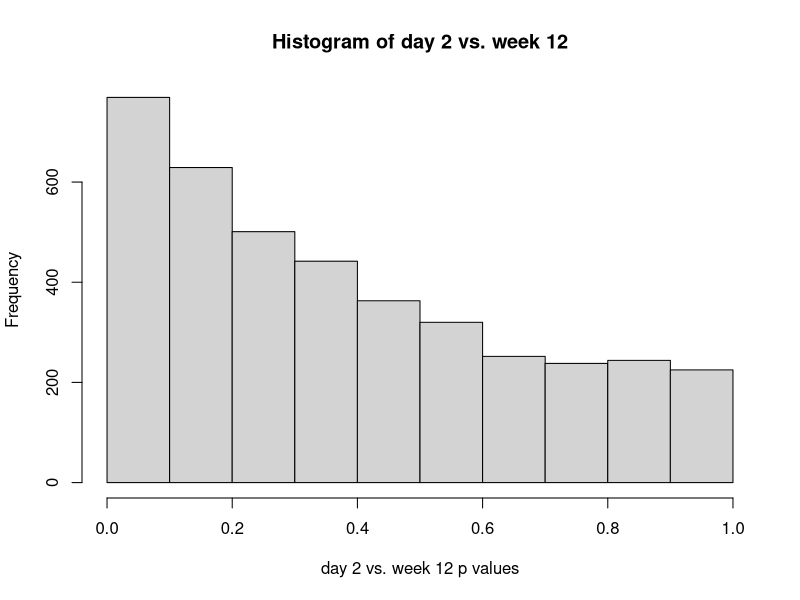
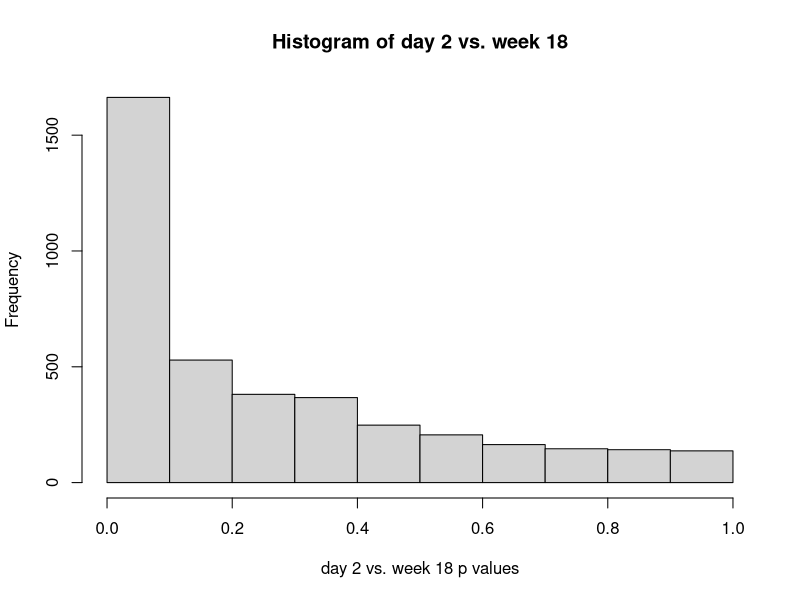
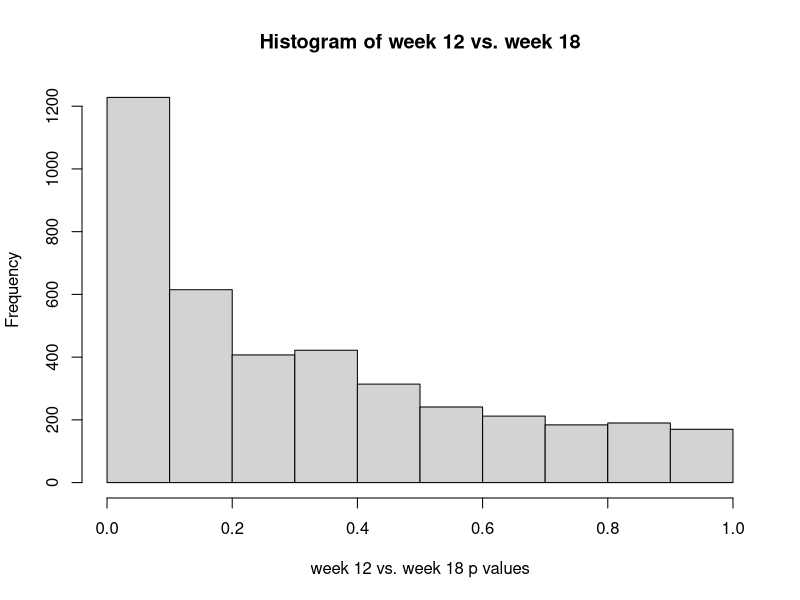

Write R code to recreate these figures, in order.
## ---- chunk 1
myT <- read.table("nc101_scaff_dataCounts.txt", sep = "\t", header = TRUE, row.names = 1)

#Remove rare genes
myT <- myT[apply( myT, 1, median)> 5,]

myTNorm <- myT
for( i in 1:ncol(myT))
{
	colSum = sum(myT[,i])
  myTNorm[,i] = myTNorm[,i]/colSum
}
## ---- chunk 2
#Table for Problem 2
problem2 <- matrix(nrow = 3, ncol = 3)
colnames(problem2) <- c("# of genes significant at p < 0.05 uncorrected", "# of genes significant at p < 0.05 BH FDR corrected", "# of genes significant at p < 0.05 Bonferrnoi corrected")
rownames(problem2) <- c("day 2 vs. week 12", "day 2 vs. week 18", "week 12 vs. week 18")

problem2
## ---- chunk 3
#t-test for day 2 vs. week 12
day2week12 <- vector()

for(i in 1:nrow(myTNorm))
{
  vals1 <- as.numeric(myTNorm[i,1:3])
  vals2 <- as.numeric(myTNorm[i,4:6])
  day2week12[i] <- t.test(vals1, vals2)$p.value
}

#t-test for day 2 vs. week 18
day2week18 <- vector()

for(i in 1:nrow(myTNorm))
{
  vals1 <- as.numeric(myTNorm[i,1:3])
  vals2 <- as.numeric(myTNorm[i,7:11])
  day2week18[i] <- t.test(vals1, vals2)$p.value
}

#t-test for week 12 vs. week 18
week12week18 <- vector()

for(i in 1:nrow(myTNorm))
{
  vals1 <- as.numeric(myTNorm[i,4:6])
  vals2 <- as.numeric(myTNorm[i,7:11])
  week12week18[i] <- t.test(vals1, vals2)$p.value
}
## ---- chunk 4
#num of genes significant at p < 0.05 uncorrected
day2week12PVals <- 0
for(i in 1:length(day2week12))
{
  if(day2week12[i] < 0.05)
  {
    day2week12PVals =  day2week12PVals + 1
  }
}
print(day2week12PVals)

day2week18PVals <- 0
for(i in 1:length(day2week18))
{
  if(day2week18[i] < 0.05)
  {
    day2week18PVals =  day2week18PVals + 1
  }
}
print(day2week18PVals)

week12week18PVals <- 0
for(i in 1:length(week12week18))
{
  if(week12week18[i] < 0.05)
  {
    week12week18PVals =  week12week18PVals + 1
  }
}
print(week12week18PVals)
## ---- chunk 5
#num of genes significant at p < 0.05 BH FDR corrected
day2week12BHP <- p.adjust(day2week12, method = "BH")
day2week12BHPPVals <- 0
for(i in 1:length(day2week12BHP))
{
  if(day2week12BHP[i] < 0.05)
  {
    day2week12BHPPVals =  day2week12BHPPVals + 1
  }
}
print(day2week12BHPPVals)

day2week18BHP <- p.adjust(day2week18, method = "BH")
day2week18BHPPVals <- 0
for(i in 1:length(day2week18BHP))
{
  if(day2week18BHP[i] < 0.05)
  {
    day2week18BHPPVals =  day2week18BHPPVals + 1
  }
}
print(day2week18BHPPVals)

week12week18BHP <- p.adjust(week12week18, method = "BH")
week12week18BHPPVals <- 0
for(i in 1:length(week12week18BHP))
{
  if(week12week18BHP[i] < 0.05)
  {
    week12week18BHPPVals =  week12week18BHPPVals + 1
  }
}
print(week12week18BHPPVals)
## ---- chunk 6
#num of genes significant at p < 0.05 Bonferroni corrected
day2week12TotPVals <- length(day2week12)
day2week12AdjPVal <- 0.05/day2week12TotPVals
print(day2week12AdjPVal)

day2week12AdjPVals <- 0
for(i in 1:length(day2week12))
{
  if(day2week12[i] < day2week12AdjPVal)
  {
    day2week12AdjPVals =  day2week12AdjPVals + 1
  }
}
print(day2week12AdjPVals)

day2week18TotPVals <- length(day2week18)
day2week18AdjPVal <- 0.05/day2week18TotPVals
print(day2week18AdjPVal)

day2week18AdjPVals <- 0
for(i in 1:length(day2week18))
{
  if(day2week18[i] < day2week18AdjPVal)
  {
    day2week18AdjPVals =  day2week18AdjPVals + 1
  }
}
print(day2week18AdjPVals)

week12week18TotPVals <- length(week12week18)
week12week18AdjPVal <- 0.05/week12week18TotPVals
print(week12week18AdjPVal)

week12week18AdjPVals <- 0
for(i in 1:length(week12week18))
{
  if(week12week18[i] < week12week18AdjPVal)
  {
    week12week18AdjPVals =  week12week18AdjPVals + 1
  }
}
print(week12week18AdjPVals)
## ---- chunk 7
#input values back into Problem 2 table
day2week12Data <- c(day2week12PVals, day2week12BHPPVals, day2week12AdjPVals) 
day2week18Data <- c(day2week18PVals, day2week18BHPPVals, day2week18AdjPVals) 
week12week18Data <- c(week12week18PVals, week12week18BHPPVals, week12week18AdjPVals)

problem2[1,] <- day2week12Data
problem2[2,] <- day2week18Data
problem2[3,] <- week12week18Data

print(problem2)
## ---- chunk 8
hist(day2week12, xlab = "day 2 vs. week 12 p values", main = "Histogram of day 2 vs. week 12")
## ---- chunk 9
hist(day2week18, xlab = "day 2 vs. week 18 p values", main = "Histogram of day 2 vs. week 18")
## ---- chunk 10
hist(week12week18, xlab = "week 12 vs. week 18 p values", main = "Histogram of week 12 vs. week 18")
